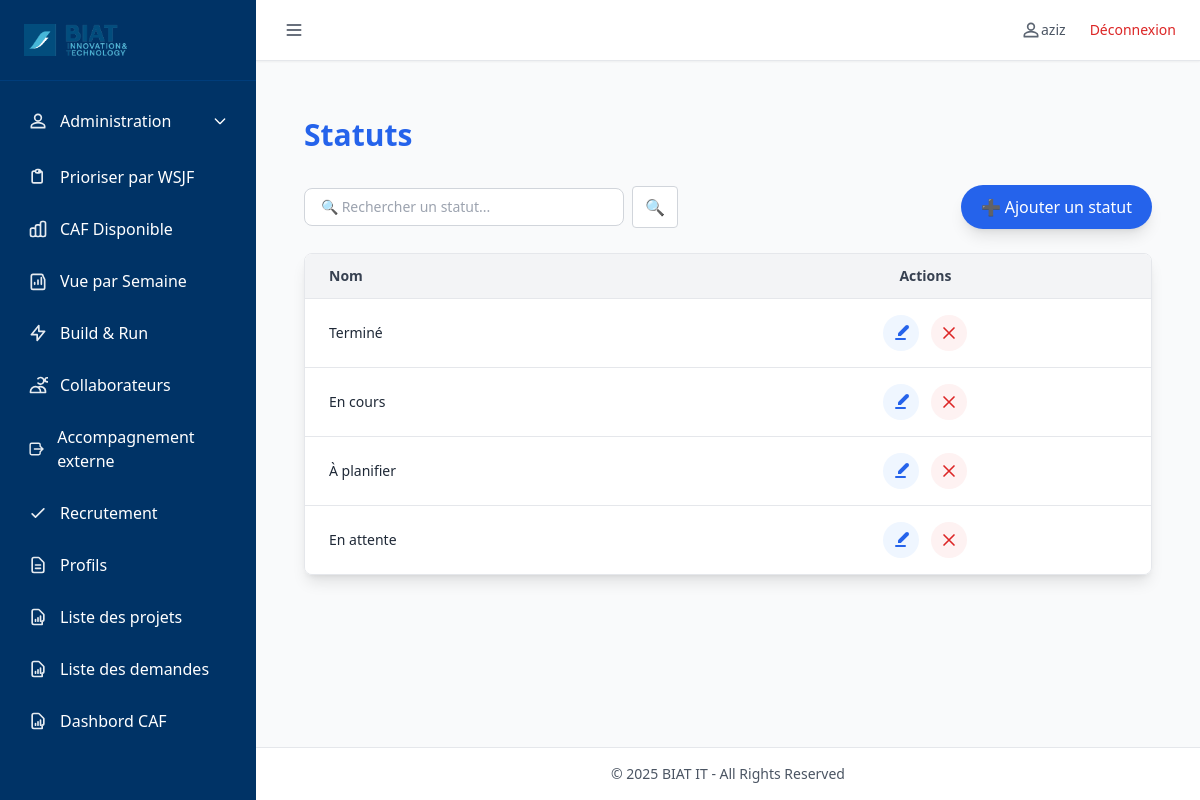
The app's page /statut/ (signed in) with its own data.
### tables this page shows
CREATE TABLE Statut (
    id INTEGER PRIMARY KEY AUTOINCREMENT,
    nom TEXT NOT NULL UNIQUE,
    idate DATETIME DEFAULT (DATETIME('now')),
    iuser INTEGER,
    udate DATETIME,
    uuser INTEGER
);

### routes/statut_routes.py (the view)
@statut_bp.route("/")
def liste_statuts():
    q = (request.args.get("q", "") or "").strip()
    sql = "SELECT id, nom FROM Statut"
    params = []
    if q:
        sql += " WHERE nom LIKE ? COLLATE NOCASE"
        params.append(f"%{q}%")
    sql += " ORDER BY id DESC"
    rows = query_db(sql, params)
    statuts = [dict(r) for r in rows]
    return render_template("statut_liste.html", statuts=statuts)

### utils/db_utils.py (called while the page is built)
def get_connection():
    conn = sqlite3.connect(
        DB_PATH,
        timeout=60,               # ⏱️ Patiente jusqu'à 60s avant "database is locked"
        check_same_thread=False
    )
    conn.row_factory = sqlite3.Row
    conn.execute("PRAGMA journal_mode=WAL;")      # Autorise les écritures concurrentes
    conn.execute("PRAGMA synchronous=NORMAL;")    # Bon compromis vitesse/sécurité
    conn.execute("PRAGMA foreign_keys = ON;")     # Active les clés étrangères
    conn.execute("PRAGMA busy_timeout = 60000;")  # Attend 60s avant d'abandonner une écriture
    return conn

def query_db(query, args=(), one=False, retries=3, delay=1):
    for attempt in range(retries):
        try:
            conn = get_connection()
            cur = conn.execute(query, args)
            rows = cur.fetchall()
            cur.close()
            conn.close()
            return (rows[0] if rows else None) if one else rows
        except sqlite3.OperationalError as e:
            if "locked" in str(e).lower() and attempt < retries - 1:
                time.sleep(delay)
                continue
            raise

### templates/statut_liste.html (shortened to what this page needs)
{% extends "base.html" %}
{% block content %}
<div class="max-w-6xl mx-auto px-6 py-8">
  <h1 class="text-3xl font-bold mb-8 text-blue-600">Statuts</h1>
  <div class="mb-6 flex flex-col md:flex-row md:items-center md:justify-between gap-4">
    <form method="get" action="{{ url_for('statut.liste_statuts') }}" class="flex items-center gap-2">
      <input type="text" name="q" value="{{ request.args.get('q','') }}"
             placeholder="🔍 Rechercher un statut..."
             class="border border-gray-300 rounded-lg px-4 py-2 text-sm w-80 focus:ring-blue-400 focus:border-blue-400">
      <button type="submit"
              class="bg-white border border-gray-300 px-3 py-2 rounded text-blue-600 hover:text-blue-800 transition">
        🔍
      </button>
    </form>
    {% if session.user.role != 'user' %}
    <button onclick="openAddModal()"
            class="bg-blue-600 hover:bg-blue-700 text-white px-5 py-2.5 rounded-full shadow-lg flex items-center gap-2 transition">
      ➕ Ajouter un statut
    </button>
    {% else %}
    <button disabled class="bg-gray-300 text-gray-600 px-5 py-2.5 rounded-full shadow cursor-not-allowed">
      🔒 Lecture seule
    </button>
    {% endif %}
  </div>
  <div class="overflow-x-auto shadow-lg rounded-lg border border-gray-200">
    <table class="min-w-full bg-white divide-y divide-gray-200">
      <thead class="bg-gray-100">
        <tr>
          <th class="px-6 py-3 text-left text-sm font-semibold text-gray-700">Nom</th>
          <th class="px-6 py-3 text-center text-sm font-semibold text-gray-700">Actions</th>
        </tr>
      </thead>
      <tbody class="divide-y divide-gray-200">
        {% for s in statuts %}
        <tr class="hover:bg-gray-50 transition">
          <td class="px-6 py-4 text-sm text-gray-800">{{ s.nom }}</td>
          <td class="px-6 py-4 text-center">
            {% if session.user.role != 'user' %}
            <div class="flex items-center justify-center gap-3">
              <button type="button"
                      onclick='openEditModal({{ s.id|tojson }}, {{ s.nom|tojson }})'
                      class="inline-flex items-center justify-center p-2 rounded-full bg-blue-50 hover:bg-blue-100 text-blue-600 transition"
                      title="Modifier">
                <svg xmlns="http://www.w3.org/2000/svg" class="h-5 w-5" fill="currentColor" viewBox="0 0 20 20">
                  <path d="M17.414 2.586a2 2 0 00-2.828 0L7 10.172V13h2.828l7.586-7.586a2 2 0 000-2.828z"/>
                  <path fill-rule="evenodd" d="M4 16a1 1 0 011-1h9a1 1 0 110 2H5a1 1 0 01-1-1z" clip-rule="evenodd"/>
                </svg>
              </button>
              <form action="{{ url_for('statut.supprimer_statut', id=s.id) }}" method="post"
                    onsubmit="return confirm('Supprimer {{ s.nom }} ?')">
                <button type="submit"
                        class="inline-flex items-center justify-center p-2 rounded-full bg-red-50 hover:bg-red-100 text-red-600 transition"
                        title="Supprimer">
                  <svg xmlns="http://www.w3.org/2000/svg" class="h-5 w-5"
                       fill="none" viewBox="0 0 24 24" stroke="currentColor">
                    <path stroke-linecap="round" stroke-linejoin="round" stroke-width="2"
                          d="M6 18L18 6M6 6l12 12"/>
                  </svg>
                </button>
              </form>
            </div>
            {% else %}
            <span class="text-gray-400 italic text-sm">Lecture seule</span>
            {% endif %}
          </td>
        </tr>
        {% else %}
        <tr>
          <td colspan="2" class="text-center px-6 py-6 text-gray-500">Aucun statut trouvé</td>
        </tr>
        {% endfor %}
      </tbody>
    </table>
  </div>
</div>
{% endblock %}

### static/css/styles.css (style rules this page uses)
body { background-color: #f8f9fa; }

### records on screen
Statut: nom "Terminé"
Statut: nom "En cours"
Statut: nom "À planifier"
Statut: nom "En attente"

### other values on screen
{{ session.user.username }} "aziz"
